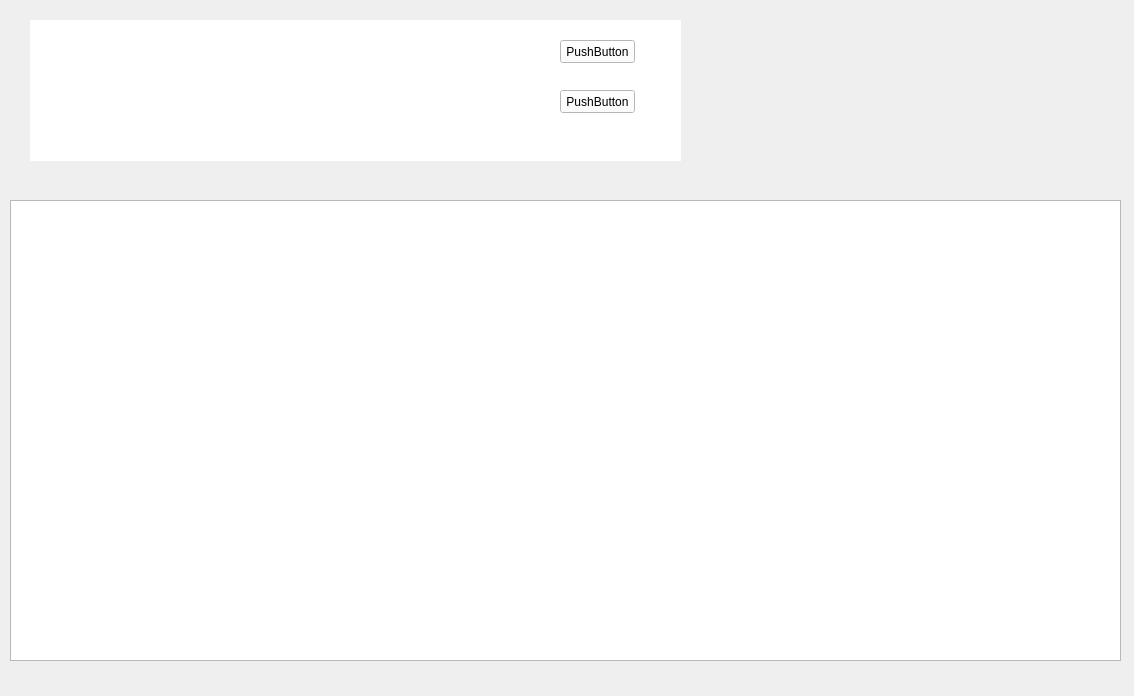
<?xml version="1.0" encoding="UTF-8"?>
<ui version="4.0">
 <class>BuyMode</class>
 <widget class="QWidget" name="BuyMode">
  <property name="geometry">
   <rect>
    <x>0</x>
    <y>0</y>
    <width>1134</width>
    <height>696</height>
   </rect>
  </property>
  <property name="windowTitle">
   <string>BuyMode</string>
  </property>
  <widget class="QWidget" name="widget" native="true">
   <property name="geometry">
    <rect>
     <x>30</x>
     <y>20</y>
     <width>651</width>
     <height>141</height>
    </rect>
   </property>
   <property name="styleSheet">
    <string notr="true">background-color: rgb(255, 255, 255);</string>
   </property>
   <widget class="QPushButton" name="pushButton">
    <property name="geometry">
     <rect>
      <x>530</x>
      <y>70</y>
      <width>75</width>
      <height>23</height>
     </rect>
    </property>
    <property name="text">
     <string>PushButton</string>
    </property>
   </widget>
   <widget class="QPushButton" name="pushButton_2">
    <property name="geometry">
     <rect>
      <x>530</x>
      <y>20</y>
      <width>75</width>
      <height>23</height>
     </rect>
    </property>
    <property name="text">
     <string>PushButton</string>
    </property>
   </widget>
  </widget>
  <widget class="QTableWidget" name="tableWidget">
   <property name="geometry">
    <rect>
     <x>10</x>
     <y>200</y>
     <width>1111</width>
     <height>461</height>
    </rect>
   </property>
  </widget>
 </widget>
 <layoutdefault spacing="6" margin="11"/>
 <resources/>
 <connections/>
</ui>
